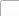
<?xml version="1.0" encoding="UTF-8"?>
<ui version="4.0">
 <class>config</class>
 <widget class="QWidget" name="config">
  <property name="geometry">
   <rect>
    <x>0</x>
    <y>0</y>
    <width>19</width>
    <height>16</height>
   </rect>
  </property>
  <property name="windowTitle">
   <string>Form</string>
  </property>
  <widget class="QPushButton" name="pushButton">
   <property name="geometry">
    <rect>
     <x>0</x>
     <y>0</y>
     <width>281</width>
     <height>91</height>
    </rect>
   </property>
   <property name="text">
    <string>PushButton</string>
   </property>
  </widget>
 </widget>
 <resources/>
 <connections/>
</ui>
